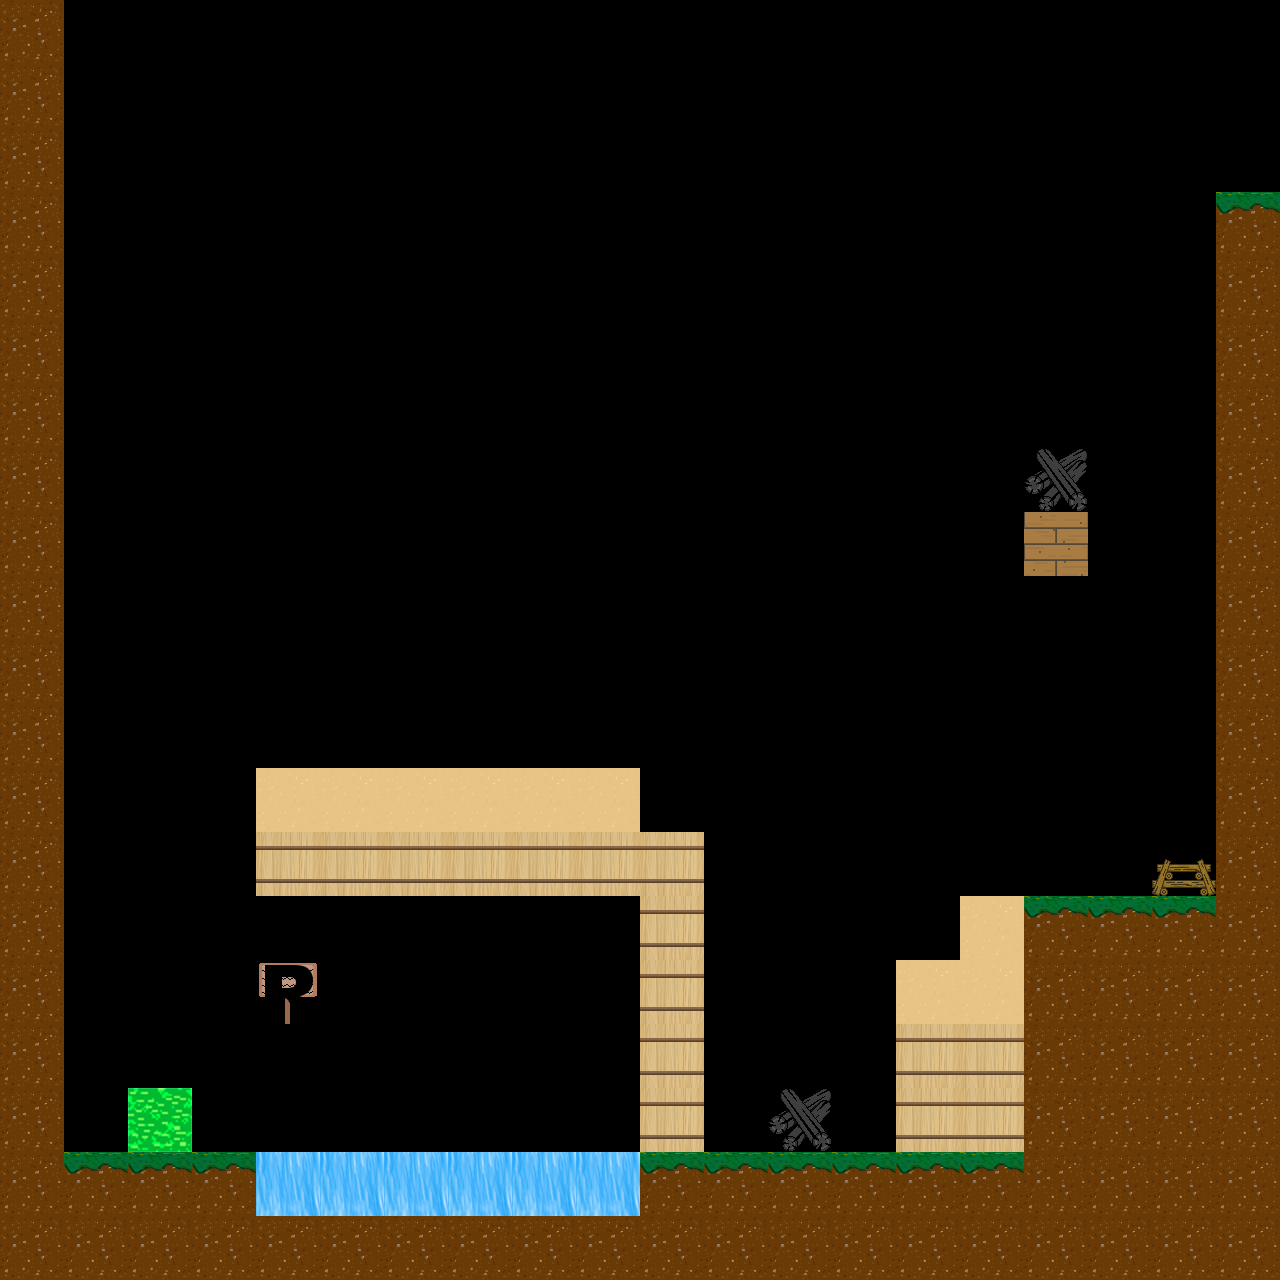

A 2D game scene composited from a Tiled map and its tileset images. What follows is a short description and the map's XML, with every tile layer's data as written:
An orthogonal 20x20 tile map with 64x64 px tiles, 1 tile layer (タイル・レイヤー1).

<map version="1.0" orientation="orthogonal" renderorder="right-down" width="20" height="20" tilewidth="64" tileheight="64" nextobjectid="1">
 <tileset firstgid="1" name="TileMapSource" tilewidth="64" tileheight="64" tilecount="36" columns="4">
  <image source="../../TeamWorkGame/TeamWorkGame/TeamWorkGameContent/Texture/TileMapSource.png" width="256" height="576" />
 </tileset>
 <layer name="タイル・レイヤー1" width="20" height="20">
  <data encoding="csv">
2,0,0,0,0,0,0,0,0,0,0,0,0,0,0,0,0,0,0,0,
2,0,0,0,0,0,0,0,0,0,0,0,0,0,0,0,0,0,0,0,
2,0,0,0,0,0,0,0,0,0,0,0,0,0,0,0,0,0,0,0,
2,0,0,0,0,0,0,0,0,0,0,0,0,0,0,0,0,0,0,3,
2,0,0,0,0,0,0,0,0,0,0,0,0,0,0,0,0,0,0,2,
2,0,0,0,0,0,0,0,0,0,0,0,0,0,0,0,0,0,0,2,
2,0,0,0,0,0,0,0,0,0,0,0,0,0,0,0,0,0,0,2,
2,0,0,0,0,0,0,0,0,0,0,0,0,0,0,0,8,0,0,2,
2,0,0,0,0,0,0,0,0,0,0,0,0,0,0,0,12,0,0,2,
2,0,0,0,0,0,0,0,0,0,0,0,0,0,0,0,0,0,0,2,
2,0,0,0,0,0,0,0,0,0,0,0,0,0,0,0,0,0,0,2,
2,0,0,0,0,0,0,0,0,0,0,0,0,0,0,0,0,0,0,2,
2,0,0,0,14,14,14,14,14,14,0,0,0,0,0,0,0,0,0,2,
2,0,0,0,7,7,7,7,7,7,7,0,0,0,0,0,0,0,10,2,
2,0,0,0,0,0,0,0,0,0,7,0,0,0,0,14,3,3,3,2,
2,0,0,0,23,0,0,0,0,0,7,0,0,0,14,14,2,2,2,2,
2,0,0,0,0,0,0,0,0,0,7,0,0,0,7,7,2,2,2,2,
2,0,1,0,0,0,0,0,0,0,7,0,8,0,7,7,2,2,2,2,
2,3,3,3,11,11,11,11,11,11,3,3,3,3,3,3,2,2,2,2,
2,2,2,2,2,2,2,2,2,2,2,2,2,2,2,2,2,2,2,2
</data>
 </layer>
</map>
